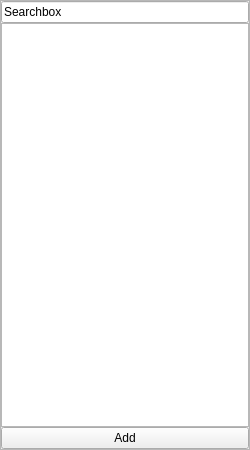
         <widget class="QFrame" name="frame_5">
          <property name="sizePolicy">
           <sizepolicy hsizetype="Fixed" vsizetype="Preferred">
            <horstretch>0</horstretch>
            <verstretch>0</verstretch>
           </sizepolicy>
          </property>
          <property name="minimumSize">
           <size>
            <width>250</width>
            <height>450</height>
           </size>
          </property>
          <property name="maximumSize">
           <size>
            <width>240</width>
            <height>350</height>
           </size>
          </property>
          <property name="frameShape">
           <enum>QFrame::StyledPanel</enum>
          </property>
          <property name="frameShadow">
           <enum>QFrame::Raised</enum>
          </property>
          <layout class="QVBoxLayout" name="verticalLayout">
           <property name="spacing">
            <number>0</number>
           </property>
           <property name="leftMargin">
            <number>0</number>
           </property>
           <property name="topMargin">
            <number>0</number>
           </property>
           <property name="rightMargin">
            <number>0</number>
           </property>
           <property name="bottomMargin">
            <number>0</number>
           </property>
           <item>
            <widget class="QLineEdit" name="Searchbox">
             <property name="text">
              <string>Searchbox</string>
             </property>
            </widget>
           </item>
           <item>
            <widget class="QTableWidget" name="Table_pws">
             <property name="sizePolicy">
              <sizepolicy hsizetype="Maximum" vsizetype="Maximum">
               <horstretch>0</horstretch>
               <verstretch>0</verstretch>
              </sizepolicy>
             </property>
             <property name="minimumSize">
              <size>
               <width>200</width>
               <height>0</height>
              </size>
             </property>
             <property name="maximumSize">
              <size>
               <width>300</width>
               <height>600</height>
              </size>
             </property>
             <property name="styleSheet">
              <string notr="true">QScrollBar:vertical {
	border: none;
	background: rgb(52, 59, 72);
	width: 14px;
	margin: 21px 0 21px 0;
	border-radius: 0px;
}</string>
             </property>
             <property name="horizontalScrollBarPolicy">
              <enum>Qt::ScrollBarAlwaysOff</enum>
             </property>
             <property name="editTriggers">
              <set>QAbstractItemView::AnyKeyPressed|QAbstractItemView::EditKeyPressed</set>
             </property>
             <property name="showGrid">
              <bool>false</bool>
             </property>
             <property name="sortingEnabled">
              <bool>false</bool>
             </property>
             <property name="rowCount">
              <number>0</number>
             </property>
             <attribute name="horizontalHeaderVisible">
              <bool>false</bool>
             </attribute>
             <attribute name="horizontalHeaderMinimumSectionSize">
              <number>57</number>
             </attribute>
             <attribute name="horizontalHeaderDefaultSectionSize">
              <number>250</number>
             </attribute>
             <attribute name="verticalHeaderVisible">
              <bool>false</bool>
             </attribute>
             <attribute name="verticalHeaderDefaultSectionSize">
              <number>70</number>
             </attribute>
             <column>
              <property name="text">
               <string/>
              </property>
              <property name="foreground">
               <brush brushstyle="NoBrush">
                <color alpha="255">
                 <red>0</red>
                 <green>0</green>
                 <blue>0</blue>
                </color>
               </brush>
              </property>
             </column>
             <column>
              <property name="text">
               <string>Name</string>
              </property>
             </column>
             <column>
              <property name="text">
               <string>Username</string>
              </property>
             </column>
             <column>
              <property name="text">
               <string>Passwort</string>
              </property>
             </column>
            </widget>
           </item>
           <item>
            <widget class="QPushButton" name="PWS_ButtonAdd">
             <property name="sizePolicy">
              <sizepolicy hsizetype="Maximum" vsizetype="Fixed">
               <horstretch>0</horstretch>
               <verstretch>0</verstretch>
              </sizepolicy>
             </property>
             <property name="maximumSize">
              <size>
               <width>270</width>
               <height>16777215</height>
              </size>
             </property>
             <property name="text">
              <string>Add</string>
             </property>
             <property name="checkable">
              <bool>true</bool>
             </property>
            </widget>
           </item>
          </layout>
         </widget>
